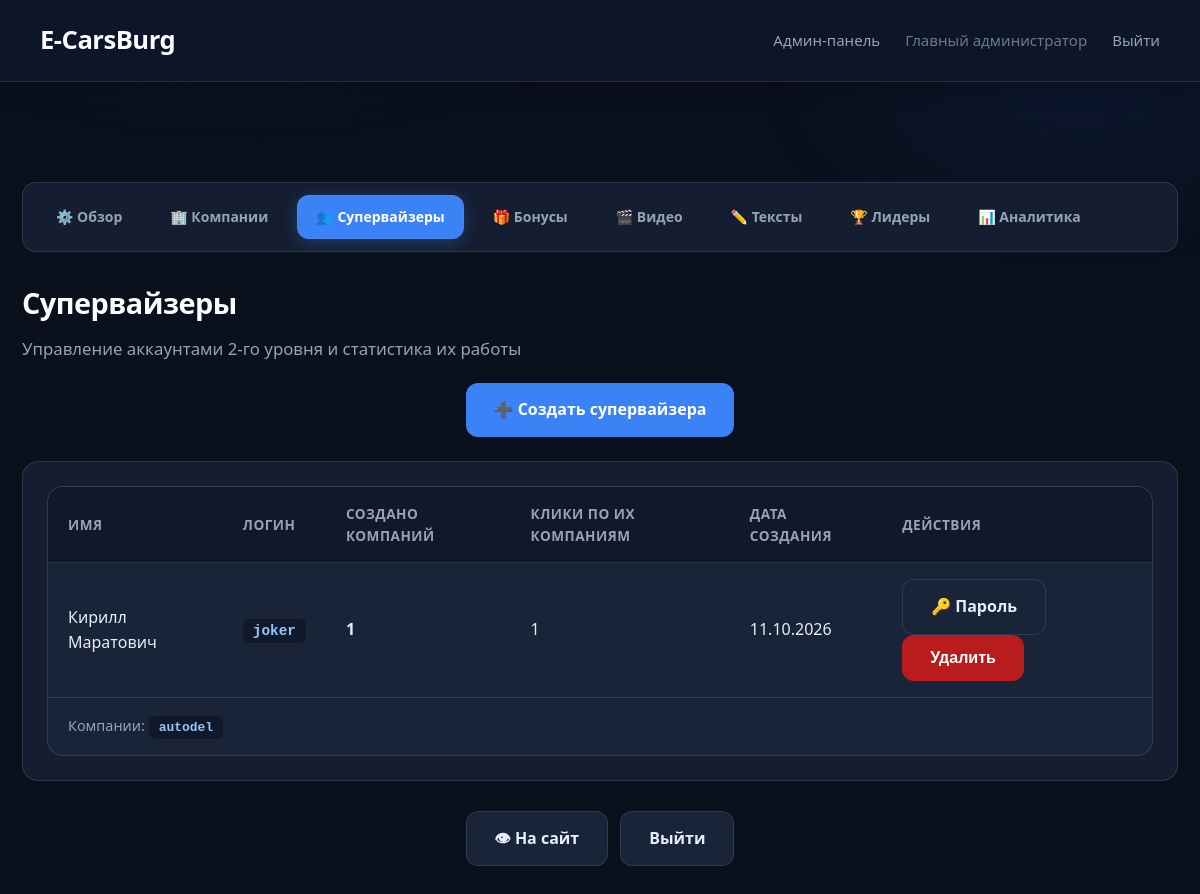
The app's page /admin/supervisors (signed in) with its own data.
### models.py (models this page shows, shortened)
class Company(Base):
    __tablename__ = 'companies'
    id: Mapped[int] = mapped_column(primary_key=True, index=True)
    name: Mapped[str] = mapped_column(String(100), nullable=False)
    slug: Mapped[str] = mapped_column(String(50), unique=True, index=True, nullable=False)
    description: Mapped[str] = mapped_column(Text, nullable=True)
    email: Mapped[str] = mapped_column(String(100), unique=True, nullable=False)
    password_hash: Mapped[str] = mapped_column(String(255), nullable=False)
    is_admin: Mapped[bool] = mapped_column(Boolean, default=False)
    role: Mapped[str] = mapped_column(String(20), default=ROLE_PARTNER, nullable=False, index=True)
    created_by_id: Mapped[int] = mapped_column(ForeignKey('companies.id'), nullable=True, index=True)
    created_at: Mapped[datetime] = mapped_column(DateTime, default=datetime.utcnow)
    clicks: Mapped[list["ClickEvent"]] = relationship(
        "ClickEvent",
        back_populates="company",
        cascade="all, delete-orphan"
    )
    created_by = relationship("Company", remote_side=[id], foreign_keys=[created_by_id])
    @property
    def is_authenticated(self):
        return True
    def get_role(self) -> str:
        if self.role:
            return self.role
        return ROLE_ADMIN if self.is_admin else ROLE_PARTNER
    @property
    def is_main_admin(self) -> bool:
        return self.get_role() == ROLE_ADMIN
    @property
    def role_label(self) -> str:
        return {
            ROLE_ADMIN: 'Главный администратор',
            ROLE_SUPERVISOR: 'Супервайзер',
            ROLE_PARTNER: 'Партнёр',
        }.get(self.get_role(), 'Пользователь')

### app.py (the view)
@app.route('/admin/supervisors')
@admin_required
def admin_supervisors():
    db = SessionLocal()
    try:
        supervisors = db.query(Company).filter(Company.role == ROLE_SUPERVISOR).order_by(Company.created_at.desc()).all()
        stats = []
        for s in supervisors:
            created_companies = db.query(Company).filter(
                Company.created_by_id == s.id,
                Company.role == ROLE_PARTNER
            ).all()
            company_ids = [c.id for c in created_companies]
            total_clicks = 0
            if company_ids:
                total_clicks = db.query(func.count(ClickEvent.id)).filter(
                    ClickEvent.company_id.in_(company_ids)
                ).scalar() or 0
            stats.append({
                'supervisor': s,
                'companies_count': len(created_companies),
                'companies': created_companies,
                'total_clicks': total_clicks,
            })
        return render_template('admin_supervisors.html', stats=stats, active_nav='supervisors')
    finally:
        db.close()

### app.py (called while the page is built)
@login_manager.user_loader
def load_user(user_id):
    db = SessionLocal()
    try:
        return db.get(Company, int(user_id))
    finally:
        db.close()

def admin_required(f):
    from functools import wraps
    @wraps(f)
    @login_required
    def decorated_function(*args, **kwargs):
        if not current_user.is_main_admin:
            flash('Доступ запрещён. Только для главного администратора.', 'error')
            return redirect(url_for('post_login_redirect'))
        return f(*args, **kwargs)
    return decorated_function

### templates/admin_supervisors.html (shortened to what this page needs)
{% extends "admin_base.html" %}
{% block content %}
<h1>Супервайзеры</h1>
<p style="color: var(--mc-text-muted, #94a3b8); margin-bottom: 20px;">
    Управление аккаунтами 2-го уровня и статистика их работы
</p>
<div class="actions" style="margin-bottom: 24px;">
    <a href="{{ url_for('admin_add_supervisor') }}" class="btn btn-primary">➕ Создать супервайзера</a>
</div>
{% if stats %}
<div class="admin-section">
    <table class="leaderboard-table">
        <thead>
            <tr>
                <th>Имя</th>
                <th>Логин</th>
                <th>Создано компаний</th>
                <th>Клики по их компаниям</th>
                <th>Дата создания</th>
                <th>Действия</th>
            </tr>
        </thead>
        <tbody>
            {% for row in stats %}
            <tr>
                <td>{{ row.supervisor.name }}</td>
                <td><code>{{ row.supervisor.slug }}</code></td>
                <td><strong>{{ row.companies_count }}</strong></td>
                <td>{{ row.total_clicks }}</td>
                <td>{{ row.supervisor.created_at.strftime('%d.%m.%Y') if row.supervisor.created_at else '—' }}</td>
                <td>
                    <a href="{{ url_for('admin_supervisor_password', sup_id=row.supervisor.id) }}" class="btn">🔑 Пароль</a>
                    <form method="POST" action="{{ url_for('admin_delete_supervisor', sup_id=row.supervisor.id) }}" style="display:inline;" onsubmit="return confirm('Удалить супервайзера?');">
                        <button type="submit" class="btn btn-danger">Удалить</button>
                    </form>
                </td>
            </tr>
            {% if row.companies %}
            <tr>
                <td colspan="6" style="font-size: 0.9em; color: #94a3b8;">
                    Компании:
                    {% for c in row.companies %}
                        <code>{{ c.slug }}</code>{% if not loop.last %}, {% endif %}
                    {% endfor %}
                </td>
            </tr>
            {% endif %}
            {% endfor %}
        </tbody>
    </table>
</div>
{% else %}
<p class="no-data">Супервайзеры ещё не созданы.</p>
{% endif %}
{% endblock %}

### templates/admin_base.html (shortened to what this page needs)
<!DOCTYPE html>
<html lang="ru">
<head>
    <link rel="stylesheet" href="{{ url_for('static', filename='style.css') }}">
</head>
<body class="admin-theme">
    <nav class="top-nav">
        <a href="{{ url_for('index') }}" class="nav-brand">E-CarsBurg</a>
        <div class="nav-links">
            {% if current_user.is_main_admin %}
                <a href="{{ url_for('admin_dashboard') }}" class="nav-link">Админ-панель</a>
            {% elif current_user.is_supervisor %}
                <a href="{{ url_for('admin_companies') }}" class="nav-link">Панель супервайзера</a>
            {% endif %}
            <span class="nav-link" style="opacity:0.7;">{{ current_user.role_label }}</span>
            <a href="{{ url_for('logout') }}" class="nav-link">Выйти</a>
        </div>
    </nav>
    <div class="container {% block container_class %}wide{% endblock %}">
        <nav class="admin-nav" aria-label="Разделы админки">
            {% if current_user.is_main_admin %}
                <a href="{{ url_for('admin_dashboard') }}" class="btn {% if active_nav == 'dashboard' %}active{% endif %}">⚙️ Обзор</a>
                <a href="{{ url_for('admin_companies') }}" class="btn {% if active_nav == 'companies' %}active{% endif %}">🏢 Компании</a>
                <a href="{{ url_for('admin_supervisors') }}" class="btn {% if active_nav == 'supervisors' %}active{% endif %}">👥 Супервайзеры</a>
                <a href="{{ url_for('admin_bonuses') }}" class="btn {% if active_nav == 'bonuses' %}active{% endif %}">🎁 Бонусы</a>
                <a href="{{ url_for('admin_media') }}" class="btn {% if active_nav == 'media' %}active{% endif %}">🎬 Видео</a>
                <a href="{{ url_for('admin_texts') }}" class="btn {% if active_nav == 'texts' %}active{% endif %}">✏️ Тексты</a>
                <a href="{{ url_for('admin_leaderboard') }}" class="btn {% if active_nav == 'leaderboard' %}active{% endif %}">🏆 Лидеры</a>
                <a href="{{ url_for('admin_analytics') }}" class="btn {% if active_nav == 'analytics' %}active{% endif %}">📊 Аналитика</a>
            {% elif current_user.is_supervisor %}
                <a href="{{ url_for('admin_companies') }}" class="btn {% if active_nav == 'companies' %}active{% endif %}">🏢 Мои компании</a>
                <a href="{{ url_for('admin_add_company') }}" class="btn {% if active_nav == 'add_company' %}active{% endif %}">➕ Создать компанию</a>
            {% endif %}
        </nav>
        {% block content %}{% endblock %}
        {% block footer_actions %}
        <div class="actions" style="margin-top: 30px;">
            <a href="{{ url_for('index') }}" class="btn" target="_blank">👁 На сайт</a>
            <a href="{{ url_for('logout') }}" class="btn">Выйти</a>
        </div>
        {% endblock %}
    </div>
</body>
</html>

### records on screen
Company: role_label "Главный администратор"
Company: supervisor.name "Кирилл Маратович", supervisor.slug "joker", supervisor.created_at "11.10.2026"
Company: slug "autodel"

### other values on screen
{{ row.companies_count }} "1"
{{ row.total_clicks }} "1"
